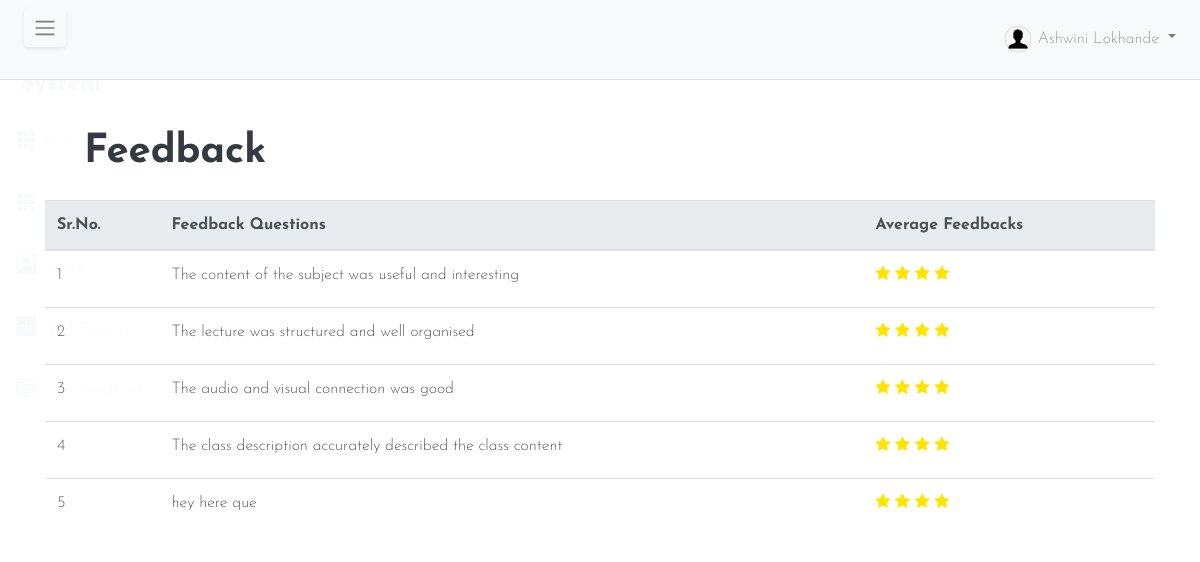
/admin/view_feedback.php (signed in), run on the app's committed database.
### tables this page shows
CREATE TABLE `question` (
  `id` int(255) NOT NULL,
  `que` varchar(255) NOT NULL
);

### admin/view_feedback.php (the view, shortened to what this page needs)
<?php
if (isset($_SESSION['id'])) {
    $rating = [];
    include "../database.php";
    $faculty1 = $_SESSION['name'];
    $query = "SELECT * FROM question";
    $que = [];
    $result = mysqli_query($conn, $query);
    if ($result) {
        while ($row = mysqli_fetch_row($result)) {
            array_push($que, $row);
        }
    } else {
        echo "<script>alert('error to connect to database');</script>";
    }
    $query = "SELECT * FROM rating where faculty='$faculty1'";
    $result = mysqli_query($conn, $query);
    if ($result) {
        while ($row = mysqli_fetch_row($result)) {
            array_push($rating, $row);
        }
    } else {
        echo "<script>alert('error to connect to database'); </script>";
    }
} else {
    echo "<script>alert('You are not login');document.location='../student_login.php'; </script>";
}
?>
<?php include "./header.php"; ?>
<div id="container">
    <setion class="py-3 container-fluid">
        <div class="row">
            <div class="col-lg-9">
                <h1 class="dash font-weight-bold m-0 text-dark mt-4 ml-4">
                    <span style="margin-left: 60px;">Feedback</span>
                </h1>
            </div>
        </div>
    </setion>
    <section>
        <div class="container">
            <table class="table">
                <thead class="thead-light">
                    <tr>
                        <th>Sr.No.</th>
                        <th>Feedback Questions</th>
                        <th>Average Feedbacks</th>
                    </tr>
                </thead>
                <tbody>
                    <?php for ($i = 0; $i < sizeof($que); $i++) { ?>
                        <tr>
                            <td><?php echo $que[$i][0] ?></td>
                            <td>
                                <label for="Q<?php echo $que[$i][0] ?>"><?php echo $que[$i][1] ?></label>
                            </td>
                            <td>
                                <?php $r = (int)($rating[$i][2] / $rating[$i][4]) ?>
                                <?php for ($j = 0; $j < $r; $j++) {
                                ?>
                                    <span class="fa fa-star checked"></span>
                                <?php } ?>
                            </td>
                        </tr>
                    <?php } ?>
                </tbody>
            </table>
        </div>
    </section>
</div>
</body>
</html>

### admin/header.php (shortened to what this page needs)
<!DOCTYPE html>
<html lang="en">
<head>
    <link rel="stylesheet" href="https://maxcdn.bootstrapcdn.com/bootstrap/4.5.2/css/bootstrap.min.css">
    <link rel="stylesheet" href="https://cdn.jsdelivr.net/npm/bootstrap-icons@1.4.1/font/bootstrap-icons.css">
    <link rel="stylesheet" href="./css/index.css"></link>
   <link rel="stylesheet" href="//netdna.bootstrapcdn.com/font-awesome/4.2.0/css/font-awesome.min.css">
</head>
<body class="admin">
    <div class="d-flex justify-content-between">
        <div id="sidebar-container" class="bg-info ">
            <div class="logo media-body">
            </div>
            <div class="menu ">
                <a href="../index.php" class="d-block text-light p-3"><i class="bi bi-grid-3x3-gap-fill mr-2 lead"></i>Home</a>
                <a href="./admin_dashboard.php" class="d-block text-light p-3"><i class="bi bi-grid-3x3-gap-fill mr-2 lead"></i>Dashboard</a>
                <a href="./admin_profile.php" class="d-block text-light p-3"><i class="bi bi-person-square mr-2 lead"></i>Profile</a>
                <a href="./add_faculty.php" class="d-block text-light p-3"><i class="bi bi-plus-square-fill mr-2 lead"></i>Add Faculty </a>
                <a href="./view_feedback.php" class="d-block text-light p-3"><i class="bi bi-menu-up mr-2 lead"></i>View Feedbacks</a>
            </div>
        </div>
        <div class="flex-grow-1">
            <nav class="navbar navbar-expand-lg navbar-light bg-light border-bottom ">
                <button id="sidebarCollapse" type="button" class="btn btn-light bg-light square shadow-sm px-2 mb-4 ml-2"
                    onclick="openNav()" >
                    <span class="navbar-toggler-icon "></span>
                </button>
                <div class="collapse navbar-collapse " id="navbarSupportedContent">
                    <ul class="navbar-nav ml-auto">
                        <li class="nav-item dropdown">
                            <a class="nav-link dropdown-toggle" href="#" id="navbardrop" data-toggle="dropdown">
                                <span class=".pill"><img src="../img/user_login.png"></img>
                                <?php echo $_SESSION['name'] ?></span>
                            </a>
                        </li>
                    </ul>
                </div>
            </nav>

### admin/css/index.css (style rules this page uses)
* { margin:"0"; padding:"0"; font-family: 'Josefin Sans', sans-serif; }
:root { --primary:hsla(256, 92%, 33%, 0.824); }
.admin { font-family: 'Josefin Sans', sans-serif; font-weight: 200; color:var(--primary); }
#sidebar-container { width:0px; min-height: 100vh; }
#sidebar-container .logo { padding: .775rem 1.25rem; }
#sidebar-container .menu { width: 18rem; }
.checked { color: #ffe400; font-size: 20px; font-weight: 800; text-align: center; ; }

### data on the page
question: id "1", que "The content of the subject was useful and interesting"
question: id "2", que "The lecture was structured and well organised"
question: id "3", que "The audio and visual connection was good"
question: id "4", que "The class description accurately described the class content"
question: id "5", que "hey here que"

### other printed values
$_SESSION['name'] "Ashwini Lokhande"
